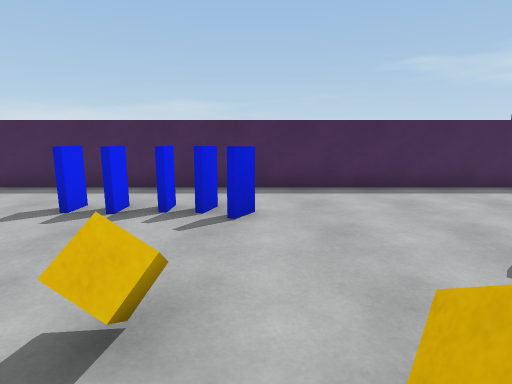
view 1 (above)

12 first-person views from a walk through a 3-D level made in the Unity game engine. The camera is 1.4 m above the floor, tilts 10° down and sees 80° across. The floor is counted in squares, 1 m on a side. Each view is taken from the middle of a square. On the plan, view 1 faces up. The plan holds only what a view shows up to about 14 squares ahead; the rest is blank. The player character is not drawn. Surface patterns are stand-ins for the level's own textures.

view 2
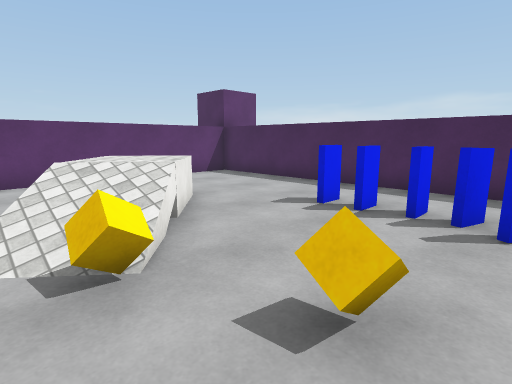

view 3
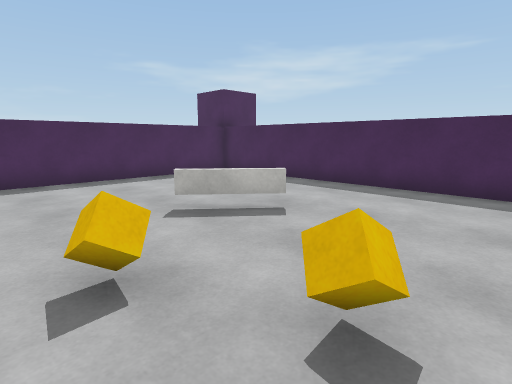

view 4
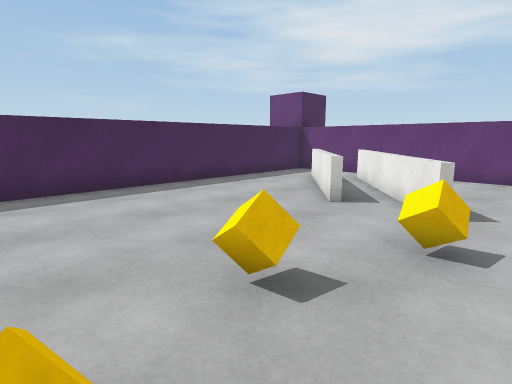

view 5
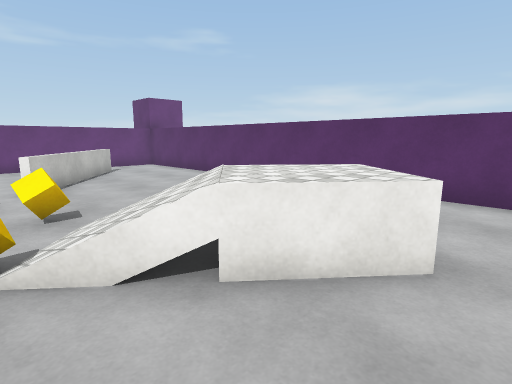

view 6
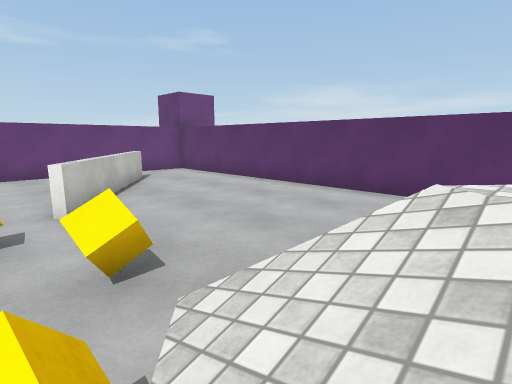

view 7
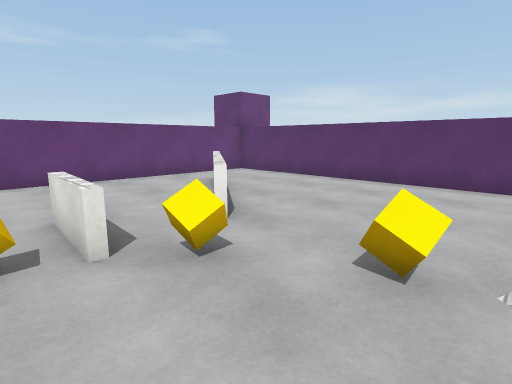

view 8
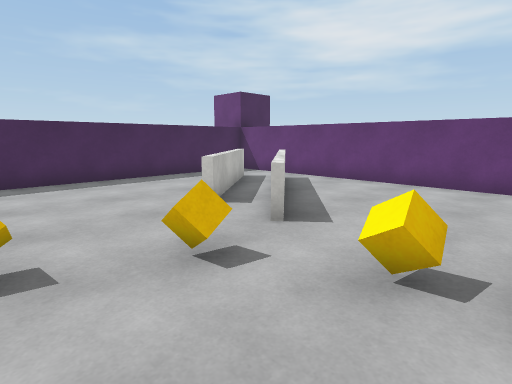

view 9
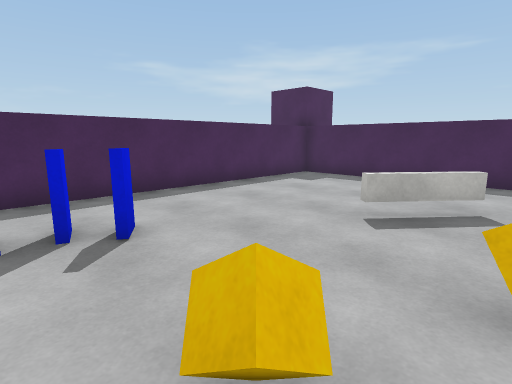

view 10
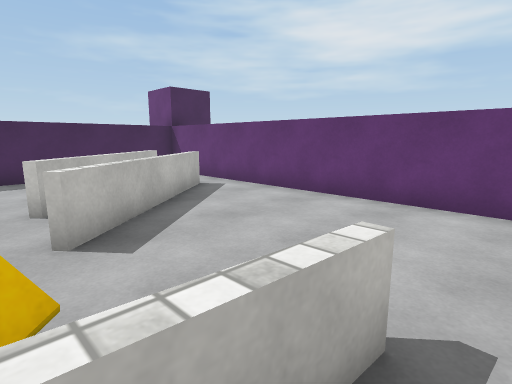

view 11
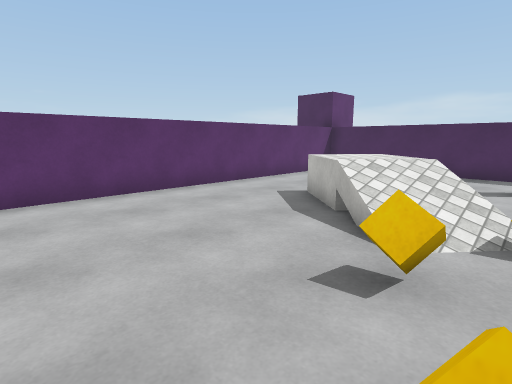

view 12
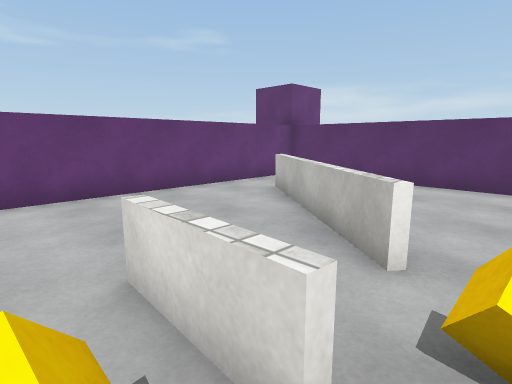

### Floor plan
Ten units are one square. View 1 is at (0, 0); x grows to the right and y downward. Boxes are objects, and circles mark ways between rooms. Rooms are numbered by the first view taken in them; rooms with no view inside come last. Other rooms are left out.
<svg viewBox="-112 -92 204 204">
<path fill="none" stroke="#000" d="M87 85 87 -87 -107 -87 -107 107 -85 107M-44 -25 -34 -17M48 -19 31 -33M14 47 52 94M35 48 67 88M-80 88 -43 39M-85 107 35 107M-23 60 -22 40M-20 36 -21 60M-41 41 -77 89M50 95 12 49M35 107 87 107 87 85M65 89 33 50"/>
<rect x="-55" y="-35" width="10" height="10" fill="#bbb"><title>other object</title></rect>
<rect x="-45" y="5" width="10" height="10" fill="#bbb"><title>cube</title></rect>
<rect x="-45" y="-65" width="50" height="20" fill="#bbb"><title>other object</title></rect>
<rect x="-35" y="25" width="10" height="10" fill="#bbb"><title>cube</title></rect>
<rect x="-35" y="-15" width="10" height="10" fill="#bbb"><title>cube</title></rect>
<rect x="-15" y="-25" width="10" height="10" fill="#bbb"><title>cube</title></rect>
<rect x="5" y="25" width="10" height="10" fill="#bbb"><title>cube</title></rect>
<rect x="5" y="-15" width="10" height="10" fill="#bbb"><title>cube</title></rect>
<rect x="15" y="5" width="10" height="10" fill="#bbb"><title>cube</title></rect>
<rect x="-15" y="35" width="10" height="10" fill="#bbb"><title>cube</title></rect>
<circle cx="-13" cy="43" r="3" fill="#2a7"/>
<circle cx="-75" cy="100" r="3" fill="#2a7"/>
<circle cx="80" cy="90" r="3" fill="#2a7"/>
<circle cx="40" cy="100" r="3" fill="#2a7"/>
<text x="-10" y="-10">1</text>
<text x="-20" y="80">2</text>
<text x="60" y="100">3</text>
</svg>
Room 1 opens to room 2. Room 1 opens to room 3. Room 2 opens to room 3.

Where each view was taken, in squares from view 1:
view 1: 0 up, 0 right, facing up
view 2: 0 up, 0 right, facing up-left
view 3: 2 down, 0 right, facing up-right
view 4: 1 up, 0 right, facing down-right
view 5: 5 up, 3 left, facing down-left
view 6: 2 up, 3 left, facing down-left
view 7: 0 up, 1 left, facing down-left
view 8: 1 down, 2 left, facing down-right
view 9: 1 up, 2 left, facing up-right
view 10: 4 down, 3 left, facing down-right
view 11: 4 down, 3 left, facing up-left
view 12: 3 down, 1 left, facing down-left
